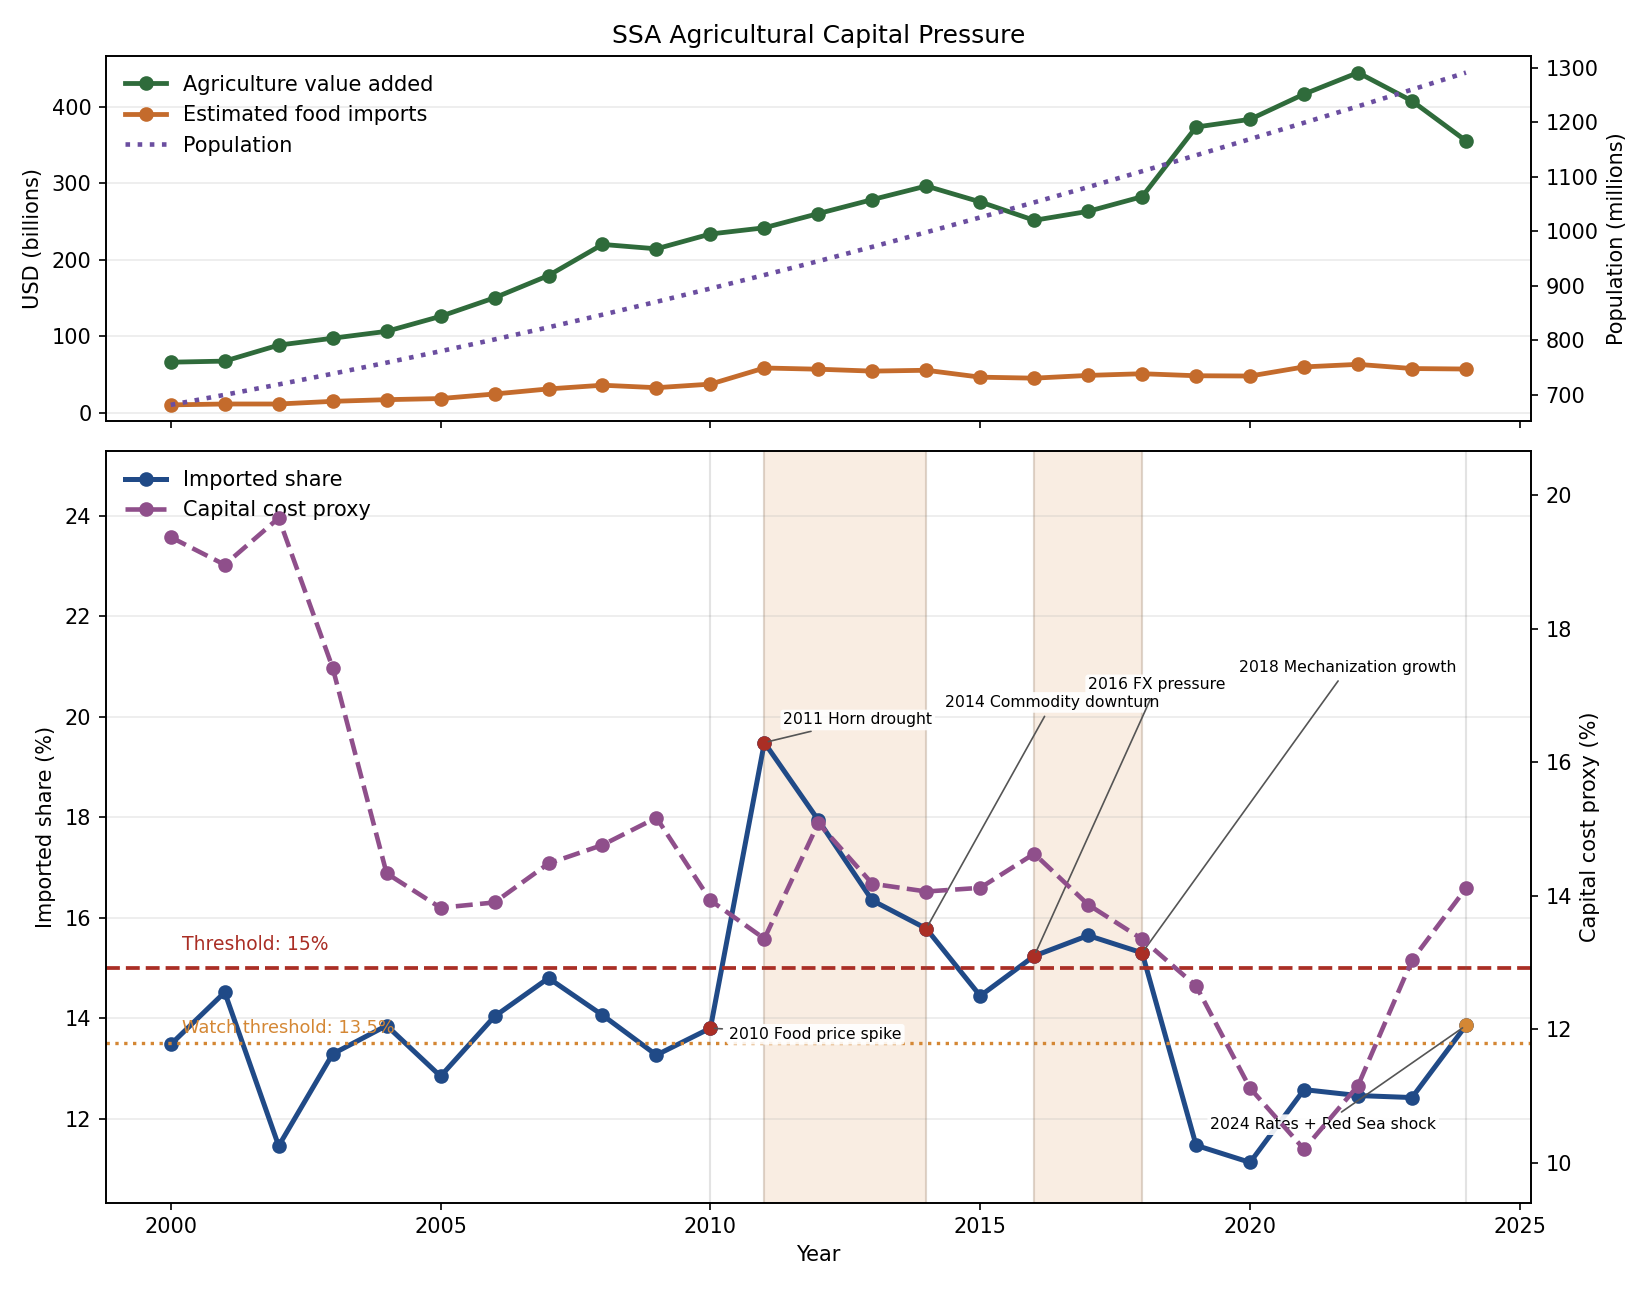

Write the Python code that produced this figure.
from csv import DictReader
import os
from pathlib import Path
import sys
from tempfile import gettempdir

os.environ.setdefault(
    "MPLCONFIGDIR",
    str(Path(gettempdir()) / "applied-analysis-matplotlib"),
)
try:
    import matplotlib

    matplotlib.use("Agg")
    import matplotlib.pyplot as plt
except ModuleNotFoundError:
    raise SystemExit(
        "Matplotlib is required. Run: python3 -m pip install -r requirements.txt"
    )


BASE_DIR = Path(__file__).parent
REPO_ROOT = BASE_DIR.parents[1]
SRC_DIR = REPO_ROOT / "src"

if str(SRC_DIR) not in sys.path:
    sys.path.insert(0, str(SRC_DIR))

from applied_analysis.contextual_events import (
    build_context_windows,
    load_context_events,
    match_events_to_windows,
)
from applied_analysis.thresholds import detect_threshold_runs, format_duration


AGRICULTURE_DATA_PATH = (
    REPO_ROOT
    / "examples"
    / "agriculture_system_pressure_africa"
    / "data"
    / "sub_saharan_africa_food_import_pressure.csv"
)
CAPITAL_COST_PATH = BASE_DIR / "data" / "ssa_capital_cost_proxy.csv"
EVENTS_PATH = BASE_DIR / "data" / "contextual_events.csv"
CHART_PATH = BASE_DIR / "ssa_agricultural_capital_pressure.png"
SUMMARY_PATH = BASE_DIR / "ssa_agricultural_capital_pressure_summary.txt"

REGION_NAME = "Sub-Saharan Africa"
QUESTION = "When imported-food pressure crosses an attention threshold, which contextual events and capital-cost conditions help explain what was happening around that period?"
WINDOW_PREFIX = "Pressure window"
THRESHOLD = 0.15
WATCH_THRESHOLD = 0.135
EVENT_LOOKBACK_YEARS = 1


def load_agriculture_series(path):
    with path.open(newline="", encoding="utf-8") as file:
        return [
            {
                "year": int(row["year"]),
                "agriculture_value_added_usd": float(row["agriculture_value_added_usd"]),
                "merchandise_imports_usd": float(row["merchandise_imports_usd"]),
                "food_import_share_percent": float(row["food_import_share_percent"]),
                "population": int(row["population"]),
            }
            for row in DictReader(file)
        ]


def load_capital_cost_series(path):
    with path.open(newline="", encoding="utf-8") as file:
        return {
            int(row["year"]): {
                "nigeria_lending_rate": float(row["nigeria_lending_rate"]) if row["nigeria_lending_rate"] else None,
                "south_africa_lending_rate": float(row["south_africa_lending_rate"]),
                "kenya_lending_rate": float(row["kenya_lending_rate"]),
                "ssa_capital_cost_proxy": float(row["ssa_capital_cost_proxy"]),
            }
            for row in DictReader(file)
        }


def average(values):
    if not values:
        return 0.0
    return sum(values) / len(values)


def percent_change(start, end):
    if start == 0:
        return 0.0
    return ((end - start) / start) * 100


def format_billions(value):
    return f"${value / 1_000_000_000:.1f}B"


def format_rate(value):
    return f"{value:.1f}%"


def chart_event_label(label):
    aliases = {
        "Global food price spike": "Food price spike",
        "Horn of Africa drought": "Horn drought",
        "Commodity price downturn": "Commodity downturn",
        "Foreign exchange pressure": "FX pressure",
        "Mechanization and digital agriculture growth": "Mechanization growth",
        "Higher-for-longer rates and Red Sea trade disruption": "Rates + Red Sea shock",
    }
    return aliases.get(label, label)


def repo_relative_path(path):
    return path.relative_to(REPO_ROOT).as_posix()


def join_series(agriculture_series, capital_cost_by_year):
    joined = []
    for point in agriculture_series:
        capital_context = capital_cost_by_year.get(point["year"])
        if capital_context is None:
            continue

        estimated_food_imports = (
            point["merchandise_imports_usd"] * point["food_import_share_percent"] / 100
        )
        imported_food_share = estimated_food_imports / (
            point["agriculture_value_added_usd"] + estimated_food_imports
        )

        joined.append(
            {
                **point,
                **capital_context,
                "estimated_food_imports_usd": estimated_food_imports,
                "imported_food_share_of_supply": imported_food_share,
            }
        )

    return joined


def describe_window(window, matches):
    relevant = [item for item in matches if item.window_name == window.name]
    if not relevant:
        return f"{window.name} ({window.start}-{window.end}) had no curated events in the one-year lead or during-window scope."

    event_text = "; ".join(
        f"{item.event.year} {item.event.event_name} ({item.timing})"
        for item in relevant
    )
    return f"{window.name} ({window.start}-{window.end}) aligned with {event_text}."


def summarize(series, events):
    years = [point["year"] for point in series]
    imported_share = [point["imported_food_share_of_supply"] for point in series]
    capital_costs = [point["ssa_capital_cost_proxy"] for point in series]
    crossings, runs = detect_threshold_runs(list(zip(years, imported_share)), THRESHOLD)
    windows = build_context_windows(runs, prefix=WINDOW_PREFIX)
    matches = match_events_to_windows(events, windows, years_before=EVENT_LOOKBACK_YEARS)
    peak_index = max(range(len(series)), key=lambda index: imported_share[index])
    capital_peak_index = max(range(len(series)), key=lambda index: capital_costs[index])
    recent_start_index = max(0, len(series) - 3)
    recent_events = [event for event in events if event.year >= years[-1] - 1]

    chart_events = [
        {
            "year": match.event.year,
            "label": match.event.event_name,
            "chart_label": chart_event_label(match.event.event_name),
            "kind": match.timing,
        }
        for match in matches
    ]
    chart_event_years = {(item["year"], item["label"]) for item in chart_events}
    for event in recent_events:
        chart_key = (event.year, event.event_name)
        if chart_key not in chart_event_years:
            chart_events.append(
                {
                    "year": event.year,
                    "label": event.event_name,
                    "chart_label": chart_event_label(event.event_name),
                    "kind": "recent-watch",
                }
            )
    chart_events.sort(key=lambda item: (item["year"], item["label"]))

    window_summaries = []
    for window in windows:
        window_points = [point for point in series if window.start <= point["year"] <= window.end]
        pre_points = [
            point for point in series if window.start - EVENT_LOOKBACK_YEARS <= point["year"] < window.start
        ]
        window_summaries.append(
            {
                "window": window,
                "average_imported_share": average(
                    [point["imported_food_share_of_supply"] for point in window_points]
                ),
                "average_capital_cost": average(
                    [point["ssa_capital_cost_proxy"] for point in window_points]
                ),
                "pre_window_capital_cost": average(
                    [point["ssa_capital_cost_proxy"] for point in pre_points]
                ),
                "events": [item for item in matches if item.window_name == window.name],
            }
        )

    return {
        "start_year": years[0],
        "end_year": years[-1],
        "threshold": THRESHOLD,
        "watch_threshold": WATCH_THRESHOLD,
        "crossings": crossings,
        "windows": windows,
        "window_summaries": window_summaries,
        "event_matches": matches,
        "chart_events": chart_events,
        "recent_events": recent_events,
        "peak_imported_share": imported_share[peak_index],
        "peak_imported_share_year": years[peak_index],
        "peak_capital_cost": capital_costs[capital_peak_index],
        "peak_capital_cost_year": years[capital_peak_index],
        "latest_imported_share": imported_share[-1],
        "latest_capital_cost": capital_costs[-1],
        "recent_start_year": years[recent_start_index],
        "recent_imported_share_start": imported_share[recent_start_index],
        "recent_capital_cost_start": capital_costs[recent_start_index],
        "recent_imported_share_change_points": imported_share[-1] - imported_share[recent_start_index],
        "recent_capital_cost_change_points": capital_costs[-1] - capital_costs[recent_start_index],
        "recent_watch_triggered": WATCH_THRESHOLD <= imported_share[-1] < THRESHOLD,
        "capital_cost_change_percent": percent_change(capital_costs[0], capital_costs[-1]),
        "imported_share_change_percent": percent_change(imported_share[0], imported_share[-1]),
        "population_start": series[0]["population"],
        "population_end": series[-1]["population"],
        "population_change_percent": percent_change(series[0]["population"], series[-1]["population"]),
        "agriculture_start": series[0]["agriculture_value_added_usd"],
        "agriculture_end": series[-1]["agriculture_value_added_usd"],
        "imports_start": series[0]["estimated_food_imports_usd"],
        "imports_end": series[-1]["estimated_food_imports_usd"],
    }


def interpret(summary):
    if not summary["windows"]:
        return (
            f"The imported-food-share proxy never crossed the {summary['threshold']:.0%} threshold in this sample, "
            "so there are no pressure windows to contextualize with events."
        )

    first_window = summary["window_summaries"][0]
    first_shift = first_window["average_capital_cost"] - first_window["pre_window_capital_cost"]
    event_count = len(summary["event_matches"])
    recent_event_text = (
        f"One recent backdrop in the curated file is the {summary['recent_events'][-1].year} "
        f"{summary['recent_events'][-1].event_name}."
        if summary["recent_events"]
        else "No recent curated event was added for the latest uptick."
    )
    watch_sentence = (
        f"There is still no third 15% pressure window, but a lower {summary['watch_threshold']:.1%} watch threshold would now flag {summary['end_year']} as a renewed watch year. "
        if summary["recent_watch_triggered"]
        else "The recent move remains below both the main threshold and the candidate watch threshold. "
    )

    return (
        f"The imported-food-share proxy crossed into two sustained pressure windows: "
        f"{summary['windows'][0].start}-{summary['windows'][0].end} and "
        f"{summary['windows'][1].start}-{summary['windows'][1].end}. "
        f"A total of {event_count} curated events fall either in the year before or during those windows, which helps explain what was happening around the pressure episodes without claiming those events caused the threshold crossing. "
        f"Capital costs were already elevated entering the first window and averaged {format_rate(first_window['average_capital_cost'])} during it, "
        f"{first_shift:+.1f} percentage points versus the one-year lead period. "
        f"By the second window, imported-food pressure stayed above threshold even as the capital-cost proxy eased from its {summary['peak_capital_cost_year']} peak, which suggests the signal reflects a wider system context rather than a single financing variable. "
        f"The latest reading is below threshold, but imported-food share has risen from {summary['recent_imported_share_start']:.1%} in {summary['recent_start_year']} to {summary['latest_imported_share']:.1%} in {summary['end_year']}, while the capital-cost proxy rose from {format_rate(summary['recent_capital_cost_start'])} to {format_rate(summary['latest_capital_cost'])}. "
        f"{watch_sentence}{recent_event_text}"
    )


def build_report(summary, interpretation, chart_path=None, summary_path=None):
    lines = [
        "Applied Analysis - Event Context Windows",
        "----------------------------------------",
        f"Question: {QUESTION}",
        f"Region: {REGION_NAME}",
        f"Time range: {summary['start_year']} to {summary['end_year']}",
        f"Threshold signal: Imported food share of available supply proxy above {summary['threshold']:.0%}",
        f"Candidate watch threshold: {summary['watch_threshold']:.1%}",
        (
            f"Agriculture value added: {format_billions(summary['agriculture_start'])} -> "
            f"{format_billions(summary['agriculture_end'])}"
        ),
        (
            f"Estimated food imports: {format_billions(summary['imports_start'])} -> "
            f"{format_billions(summary['imports_end'])}"
        ),
        (
            f"Population context: {summary['population_start'] / 1_000_000:.0f}M -> "
            f"{summary['population_end'] / 1_000_000:.0f}M ({summary['population_change_percent']:+.1f}%)"
        ),
        (
            f"Imported-food-share change: {summary['imported_share_change_percent']:+.1f}% from the first to latest year"
        ),
        (
            f"Capital-cost proxy change: {summary['capital_cost_change_percent']:+.1f}% from the first to latest year"
        ),
        f"Peak imported-food share: {summary['peak_imported_share']:.1%} in {summary['peak_imported_share_year']}",
        f"Peak capital-cost proxy: {format_rate(summary['peak_capital_cost'])} in {summary['peak_capital_cost_year']}",
        f"Latest imported-food share: {summary['latest_imported_share']:.1%}",
        f"Latest capital-cost proxy: {format_rate(summary['latest_capital_cost'])}",
        "",
        "Pressure windows:",
    ]

    for item in summary["window_summaries"]:
        window = item["window"]
        lines.append(
            (
                f"- {window.name}: {window.start}-{window.end} ({format_duration(window.duration)}) | "
                f"avg imported share {item['average_imported_share']:.1%} | "
                f"avg capital cost {format_rate(item['average_capital_cost'])}"
            )
        )

    lines.extend(["", "Contextual events:"])
    for window in summary["windows"]:
        lines.append(f"- {describe_window(window, summary['event_matches'])}")

    lines.extend(["", "Recent watch period:"])
    lines.append(
        (
            f"- Imported-food share rose from {summary['recent_imported_share_start']:.1%} in {summary['recent_start_year']} to "
            f"{summary['latest_imported_share']:.1%} in {summary['end_year']} "
            f"({summary['recent_imported_share_change_points'] * 100:+.1f} percentage points)."
        )
    )
    lines.append(
        (
            f"- Capital-cost proxy rose from {format_rate(summary['recent_capital_cost_start'])} in {summary['recent_start_year']} to "
            f"{format_rate(summary['latest_capital_cost'])} in {summary['end_year']} "
            f"({summary['recent_capital_cost_change_points']:+.1f} percentage points)."
        )
    )
    if summary["recent_watch_triggered"]:
        lines.append(
            f"- A lower {summary['watch_threshold']:.1%} watch threshold would flag {summary['end_year']} as a renewed watch year, even though the main 15% threshold has not been crossed again."
        )
    if summary["recent_events"]:
        recent_event_text = "; ".join(
            f"{event.year} {event.event_name}" for event in summary["recent_events"]
        )
        lines.append(f"- Recent context event(s): {recent_event_text}.")

    lines.extend(
        [
            "",
            "What to notice:",
            interpretation,
            "",
            "Source note:",
            (
                "The imported-food data come from the existing local World Bank regional extract for Sub-Saharan Africa. "
                "Estimated food imports are recalculated as merchandise imports multiplied by the food-import share, and the threshold signal is estimated food imports / (agriculture value added + estimated food imports)."
            ),
            (
                "The capital-cost proxy is a simple annual average of World Bank lending interest-rate series for Nigeria, South Africa, and Kenya. "
                "That is a transparent regional financing proxy, not a complete measure of agricultural borrowing costs across Sub-Saharan Africa."
            ),
            (
                "Events are a small curated context set. Their timing may help interpretation, but the chart and summary do not prove causation."
            ),
        ]
    )

    if chart_path or summary_path:
        lines.extend(["", "Artifacts:"])

    if chart_path:
        lines.append(f"Chart: {chart_path}")

    if summary_path:
        lines.append(f"Summary: {summary_path}")

    return "\n".join(lines)


def save_chart(series, summary, path):
    years = [point["year"] for point in series]
    agriculture = [point["agriculture_value_added_usd"] / 1_000_000_000 for point in series]
    imports = [point["estimated_food_imports_usd"] / 1_000_000_000 for point in series]
    population = [point["population"] / 1_000_000 for point in series]
    imported_share = [point["imported_food_share_of_supply"] * 100 for point in series]
    capital_costs = [point["ssa_capital_cost_proxy"] for point in series]
    threshold_percent = summary["threshold"] * 100
    watch_threshold_percent = summary["watch_threshold"] * 100

    fig, (top_ax, bottom_ax) = plt.subplots(
        2,
        1,
        figsize=(11, 8.6),
        sharex=True,
        height_ratios=[0.72, 1.48],
    )
    top_ax_right = top_ax.twinx()
    bottom_ax_right = bottom_ax.twinx()

    top_ax.plot(years, agriculture, marker="o", linewidth=2.3, color="#2f6b3b", label="Agriculture value added")
    top_ax.plot(years, imports, marker="o", linewidth=2.3, color="#c46b2c", label="Estimated food imports")
    top_ax_right.plot(
        years,
        population,
        linewidth=2.2,
        linestyle=":",
        color="#6b4ea0",
        label="Population",
    )
    top_ax.set_title("SSA Agricultural Capital Pressure")
    top_ax.set_ylabel("USD (billions)")
    top_ax_right.set_ylabel("Population (millions)")
    top_ax.grid(axis="y", alpha=0.25)
    top_handles, top_labels = top_ax.get_legend_handles_labels()
    top_right_handles, top_right_labels = top_ax_right.get_legend_handles_labels()
    top_ax.legend(top_handles + top_right_handles, top_labels + top_right_labels, frameon=False, loc="upper left")

    for window in summary["windows"]:
        bottom_ax.axvspan(window.start, window.end, color="#f3d8c0", alpha=0.45)

    bottom_ax.plot(years, imported_share, marker="o", linewidth=2.4, color="#204a87", label="Imported share")
    bottom_ax_right.plot(
        years,
        capital_costs,
        marker="o",
        linewidth=2.2,
        linestyle="--",
        color="#8f4f8b",
        label="Capital cost proxy",
    )
    bottom_ax.axhline(threshold_percent, color="#aa2e25", linestyle="--", linewidth=1.8)
    bottom_ax.axhline(watch_threshold_percent, color="#d48734", linestyle=":", linewidth=1.6)
    bottom_ax.set_ylabel("Imported share (%)")
    bottom_ax_right.set_ylabel("Capital cost proxy (%)")
    bottom_ax.grid(axis="y", alpha=0.25)

    share_min = min(imported_share)
    share_max = max(max(imported_share), threshold_percent, watch_threshold_percent)
    bottom_ax.set_ylim(share_min - 0.8, share_max + 5.8)
    bottom_ax_right.set_ylim(min(capital_costs) - 0.8, max(capital_costs) + 1.0)
    bottom_ax.set_xlim(years[0] - 1.2, years[-1] + 1.2)

    def segments_intersect(segment_a, segment_b):
        def orientation(point_a, point_b, point_c):
            value = ((point_b[1] - point_a[1]) * (point_c[0] - point_b[0])) - ((point_b[0] - point_a[0]) * (point_c[1] - point_b[1]))
            if abs(value) < 1e-9:
                return 0
            return 1 if value > 0 else 2

        def on_segment(point_a, point_b, point_c):
            return (
                min(point_a[0], point_c[0]) <= point_b[0] <= max(point_a[0], point_c[0])
                and min(point_a[1], point_c[1]) <= point_b[1] <= max(point_a[1], point_c[1])
            )

        point_a, point_b = segment_a
        point_c, point_d = segment_b
        orientation_1 = orientation(point_a, point_b, point_c)
        orientation_2 = orientation(point_a, point_b, point_d)
        orientation_3 = orientation(point_c, point_d, point_a)
        orientation_4 = orientation(point_c, point_d, point_b)

        if orientation_1 != orientation_2 and orientation_3 != orientation_4:
            return True
        if orientation_1 == 0 and on_segment(point_a, point_c, point_b):
            return True
        if orientation_2 == 0 and on_segment(point_a, point_d, point_b):
            return True
        if orientation_3 == 0 and on_segment(point_c, point_a, point_d):
            return True
        if orientation_4 == 0 and on_segment(point_c, point_b, point_d):
            return True
        return False

    def boxes_overlap(box_a, box_b):
        return not (
            box_a[1] < box_b[0]
            or box_b[1] < box_a[0]
            or box_a[3] < box_b[2]
            or box_b[3] < box_a[2]
        )

    def wrap_label_text(year, label, max_line_length=22):
        if len(label) <= max_line_length:
            return f"{year} {label}"

        midpoint = len(label) // 2
        split_points = [index for index, char in enumerate(label) if char == " "]
        if not split_points:
            return f"{year}\n{label}"

        split_index = min(split_points, key=lambda index: abs(index - midpoint))
        first_line = label[:split_index].strip()
        second_line = label[split_index + 1 :].strip()
        if len(second_line) > max_line_length + 6:
            second_line = second_line[: max_line_length + 3].rstrip() + "..."
        return f"{year} {first_line}\n{second_line}"

    ymin, ymax = bottom_ax.get_ylim()
    xmin, xmax = bottom_ax.get_xlim()
    upper_y_levels = [ymax - 0.6, ymax - 1.55, ymax - 2.5, ymax - 3.45, ymax - 4.4, ymax - 5.15]
    lower_y_levels = [ymin + 0.6, ymin + 1.7, ymin + 2.8, ymin + 3.9, ymin + 5.0]
    x_offset_candidates = [0.35, -0.55, 1.0, -1.2, 1.8, -2.0, 2.7, -2.9, 3.6, -3.8]
    placed_segments = []
    placed_label_boxes = []

    for index, chart_event in enumerate(summary["chart_events"]):
        event_year = chart_event["year"]
        label_text = wrap_label_text(event_year, chart_event["chart_label"])
        event_value = next(
            point["imported_food_share_of_supply"] * 100 for point in series if point["year"] == event_year
        )
        place_below = event_value < threshold_percent
        candidate_y_levels = lower_y_levels if place_below else upper_y_levels
        vertical_alignment = "top" if place_below else "bottom"
        marker_color = "#aa2e25" if chart_event["kind"] != "recent-watch" else "#d48734"
        best_candidate = None
        longest_line_length = max(len(line) for line in label_text.splitlines())
        label_width = max(2.0, min(5.2, longest_line_length * 0.08))
        label_height = 0.42 * len(label_text.splitlines()) + 0.18

        for candidate_y in candidate_y_levels:
            for x_offset in x_offset_candidates:
                text_x = event_year + x_offset
                if not (xmin + 0.4 <= text_x <= xmax - 0.4):
                    continue

                jitter_pattern = [-0.7, -0.35, 0.0, 0.35, 0.7]
                jitter = jitter_pattern[index % len(jitter_pattern)]
                if place_below:
                    candidate_text_y = candidate_y - jitter
                else:
                    candidate_text_y = candidate_y + jitter

                if chart_event["kind"] == "recent-watch" and event_year >= years[-1]:
                    candidate_text_y -= 1.8

                leader_segment = ((event_year, event_value), (text_x, candidate_text_y))
                crossing_penalty = sum(
                    100 for existing_segment in placed_segments if segments_intersect(leader_segment, existing_segment)
                )
                horizontal_alignment = "left" if text_x >= event_year else "right"
                if horizontal_alignment == "left":
                    label_box = (text_x - 0.1, text_x + label_width, candidate_text_y - label_height, candidate_text_y + label_height)
                else:
                    label_box = (text_x - label_width, text_x + 0.1, candidate_text_y - label_height, candidate_text_y + label_height)

                overlap_penalty = sum(90 for existing_box in placed_label_boxes if boxes_overlap(label_box, existing_box))

                vertical_spacing_penalty = 0
                for existing_box in placed_label_boxes:
                    vertical_gap = min(abs(label_box[2] - existing_box[3]), abs(existing_box[2] - label_box[3]))
                    horizontal_overlap = not (label_box[1] < existing_box[0] or existing_box[1] < label_box[0])
                    if horizontal_overlap and vertical_gap < 0.55:
                        vertical_spacing_penalty += 28

                distance_score = ((text_x - event_year) ** 2 + ((candidate_text_y - event_value) / 1.6) ** 2) ** 0.5
                side_penalty = 0
                if event_year <= years[2] and x_offset < 0:
                    side_penalty += 5
                if event_year >= years[-3] and x_offset > 0:
                    side_penalty += 8
                if text_x < event_year - 2.6 or text_x > event_year + 2.6:
                    side_penalty += 1.5
                if chart_event["kind"] == "recent-watch" and event_year >= years[-1] and candidate_text_y > event_value - 0.9:
                    side_penalty += 28

                score = distance_score + crossing_penalty + overlap_penalty + vertical_spacing_penalty + side_penalty
                if best_candidate is None or score < best_candidate["score"]:
                    best_candidate = {
                        "text_x": text_x,
                        "text_y": candidate_text_y,
                        "label_box": label_box,
                        "score": score,
                    }

        if best_candidate is None:
            fallback_y = candidate_y_levels[0]
            fallback_x = max(min(event_year + 0.35, xmax - 0.5), xmin + 0.5)
            best_candidate = {"text_x": fallback_x, "text_y": fallback_y, "score": 0}

        text_x = best_candidate["text_x"]
        text_y = best_candidate["text_y"]
        horizontal_alignment = "left" if text_x >= event_year else "right"
        placed_segments.append(((event_year, event_value), (text_x, text_y)))
        placed_label_boxes.append(best_candidate["label_box"])

        bottom_ax.axvline(event_year, color="#666666", alpha=0.18, linewidth=1)
        bottom_ax.scatter([event_year], [event_value], color=marker_color, s=35, zorder=3)
        bottom_ax.annotate(
            label_text,
            xy=(event_year, event_value),
            xytext=(text_x, text_y),
            xycoords="data",
            textcoords="data",
            fontsize=7.5,
            ha=horizontal_alignment,
            va=vertical_alignment,
            bbox={"boxstyle": "round,pad=0.18", "facecolor": "white", "edgecolor": "none", "alpha": 0.9},
            arrowprops={"arrowstyle": "-", "color": "#555555", "lw": 0.8},
        )

    bottom_ax.text(
        years[0] + 0.2,
        threshold_percent + 0.35,
        f"Threshold: {threshold_percent:.0f}%",
        color="#aa2e25",
        fontsize=9,
    )
    bottom_ax.set_xlabel("Year")
    bottom_ax.text(
        years[0] + 0.2,
        watch_threshold_percent + 0.2,
        f"Watch threshold: {watch_threshold_percent:.1f}%",
        color="#d48734",
        fontsize=8.5,
    )

    bottom_handles, bottom_labels = bottom_ax.get_legend_handles_labels()
    bottom_right_handles, bottom_right_labels = bottom_ax_right.get_legend_handles_labels()
    bottom_ax.legend(
        bottom_handles + bottom_right_handles,
        bottom_labels + bottom_right_labels,
        frameon=False,
        loc="upper left",
    )

    fig.tight_layout()
    fig.savefig(path, dpi=150)
    plt.close(fig)


def save_summary(report, path):
    path.write_text(report + "\n", encoding="utf-8")


def main():
    agriculture_series = load_agriculture_series(AGRICULTURE_DATA_PATH)
    capital_cost_by_year = load_capital_cost_series(CAPITAL_COST_PATH)
    events = load_context_events(EVENTS_PATH)
    series = join_series(agriculture_series, capital_cost_by_year)
    summary = summarize(series, events)
    interpretation = interpret(summary)

    save_chart(series, summary, CHART_PATH)
    summary_report = build_report(summary, interpretation)
    save_summary(summary_report, SUMMARY_PATH)

    console_report = build_report(
        summary,
        interpretation,
        chart_path=repo_relative_path(CHART_PATH),
        summary_path=repo_relative_path(SUMMARY_PATH),
    )
    print(console_report)


if __name__ == "__main__":
    main()
